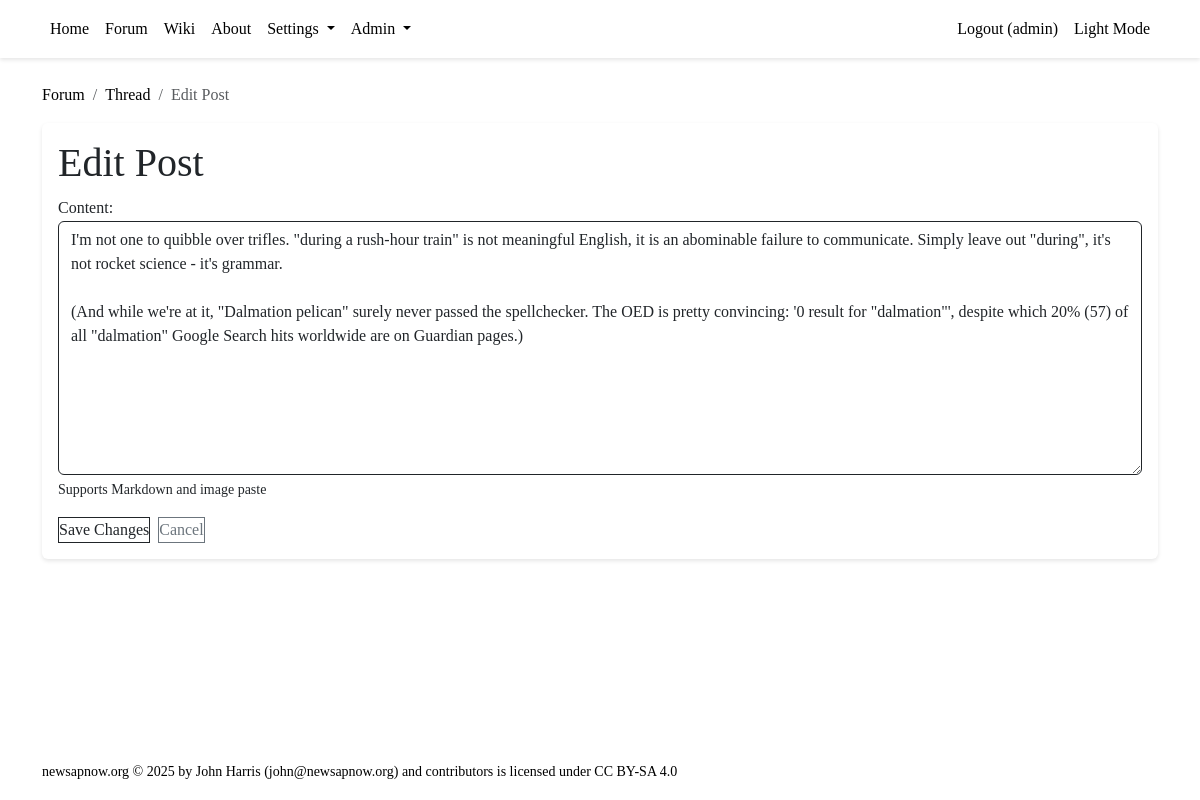
Page /forum/post/1/edit (signed in) on the earlier database version.
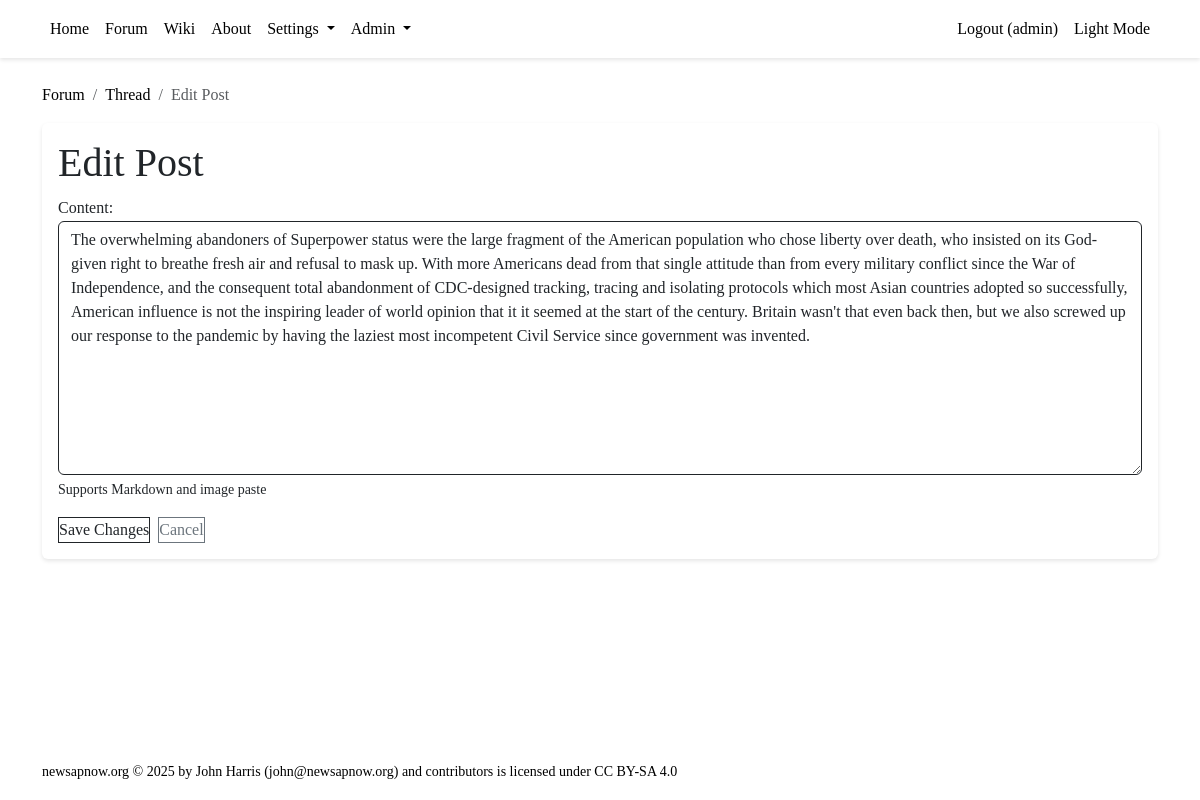
Same page on the later database version.
### tables this page shows
CREATE TABLE posts (
        id INTEGER PRIMARY KEY AUTOINCREMENT,
        thread_id INTEGER NOT NULL,
        created_by INTEGER NOT NULL,
        content TEXT NOT NULL,
        created_at TIMESTAMP DEFAULT CURRENT_TIMESTAMP,
        updated_at TIMESTAMP DEFAULT CURRENT_TIMESTAMP,
        last_seen_at TIMESTAMP DEFAULT CURRENT_TIMESTAMP,
        FOREIGN KEY (thread_id) REFERENCES threads(id) ON DELETE CASCADE,
        FOREIGN KEY (created_by) REFERENCES users(id)
    );

### backend/forum.py (the view, shortened to what this page needs)
@forum_blueprint.route("/post/<int:post_id>/edit", methods=["GET", "POST"])
@rate_limit()
def edit_post(post_id: int):
    if not session.get('user_id'):
        return redirect(url_for('auth.login'))
    with get_db() as conn:
        cursor = conn.cursor()
        cursor.execute("""
            SELECT p.*, t.id as thread_id
            FROM posts p
            JOIN threads t ON p.thread_id = t.id
            WHERE p.id = ?
        """, (post_id,))
        post = cursor.fetchone()
        if not post or post['created_by'] != session['user_id']:
            abort(403)
        return render_template('forum/edit_post.html', post=post)

### backend/auth.py (called while the page is built)
def rate_limit(max_requests: int = Config.MAX_REQUESTS_PER_WINDOW,
               window: int = Config.RATE_LIMIT_WINDOW):
    def decorator(f):
        @wraps(f)
        def wrapped(*args, **kwargs):
            now = time.time()
            ip = request.remote_addr
            if ip not in _rate_limits:
                _rate_limits[ip] = []
            _rate_limits[ip] = [t for t in _rate_limits[ip] if now - t < window]
            if len(_rate_limits[ip]) >= max_requests:
                return "Rate limit exceeded", 429
            _rate_limits[ip].append(now)
            return f(*args, **kwargs)
        return wrapped
    return decorator

### backend/database.py (called while the page is built)
@contextmanager
def get_db() -> Generator[sqlite3.Connection, None, None]:
    conn = sqlite3.connect(Config.SQLITE_DB_PATH)
    conn.row_factory = sqlite3.Row
    try:
        yield conn
    finally:
        conn.commit()
        conn.close()

### frontend/templates/forum/edit_post.html (shortened to what this page needs)
{% extends "base.html" %}
{% block content %}
    <nav aria-label="breadcrumb">
        <ol class="breadcrumb">
            <li class="breadcrumb-item"><a href="{{ url_for('forum.view_threads') }}">Forum</a></li>
            <li class="breadcrumb-item">
                <a href="{{ url_for('forum.view_thread', thread_id=post.thread_id) }}">Thread</a>
            </li>
            <li class="breadcrumb-item active">Edit Post</li>
        </ol>
    </nav>
    <div class="card">
        <div class="card-body">
            <h1 class="card-title">Edit Post</h1>
            <form method="POST">
                <div class="form-group mb-3">
                    <label for="content">Content:</label>
                    <textarea id="content" name="content"
                             class="form-control post-editor"
                             rows="10" required>{{ post.content|safe }}</textarea>
                    <div class="form-text text-muted">
                        Supports Markdown and image paste
                    </div>
                </div>
                <div class="d-flex gap-2">
                    <button type="submit" class="btn btn-primary">Save Changes</button>
                    <a href="{{ url_for('forum.view_thread', thread_id=post.thread_id) }}"
                       class="btn btn-outline-secondary">Cancel</a>
                </div>
            </form>
        </div>
    </div>
{% endblock %}

### frontend/templates/base.html (shortened to what this page needs)
<!DOCTYPE html>
<html lang="en">
<head>
    <link rel="stylesheet" href="{{ url_for('static', filename='bootstrap/css/bootstrap.min.css') }}">
    <link rel="stylesheet" href="{{ url_for('static', filename='styles.css') }}">
</head>
<body>
<nav class="navbar navbar-expand-lg navbar-dark bg-dark">
    <div class="container">
        <div class="collapse navbar-collapse" id="navbarNav">
            <ul class="navbar-nav">
                <li class="nav-item"><a class="nav-link" href="/">Home</a></li>
                <li class="nav-item"><a class="nav-link" href="/forum">Forum</a></li>
                <li class="nav-item"><a class="nav-link" href="/wiki">Wiki</a></li>
                <li class="nav-item"><a class="nav-link" href="/about">About</a></li>
                {% if session.get('user_id') %}
                <li class="nav-item dropdown">
                    <a class="nav-link dropdown-toggle" href="#" id="userDropdown" role="button" data-bs-toggle="dropdown" aria-expanded="false">
                        Settings
                    </a>
                </li>
                {% endif %}
                {% if session.get('user_id') == 1 %}
                <li class="nav-item dropdown">
                    <a class="nav-link dropdown-toggle" href="#" id="adminDropdown" role="button" data-bs-toggle="dropdown" aria-expanded="false">
                        Admin
                    </a>
                </li>
                {% endif %}
            </ul>
            <ul class="navbar-nav ms-auto">
                {% if session.get('user') %}
                    <li class="nav-item">
                        <a class="nav-link" href="/auth/logout">Logout ({{ session['user'] }})</a>
                    </li>
                {% else %}
                    <li class="nav-item"><a class="nav-link" href="/auth/login">Login</a></li>
                    <li class="nav-item"><a class="nav-link" href="/auth/register">Register</a></li>
                {% endif %}
                <li class="nav-item">
                    <a class="nav-link" href="#" id="theme-toggle" aria-label="Toggle dark/light mode">
                        <span id="theme-text">Light Mode</span>
                    </a>
                </li>
            </ul>
        </div>
    </div>
</nav>
    <main class="container mt-4">
        {% block content %}{% endblock %}
    </main>
    <footer class="site-footer">
        <div class="container py-3">
            <small>
                newsapnow.org © 2025 by John Harris (<a href="mailto:john@newsapnow.org">john@newsapnow.org</a>) and contributors is licensed under <a href="https://creativecommons.org/licenses/by-sa/4.0/">CC BY-SA 4.0</a>
            </small>
        </div>
    </footer>
</body>
</html>

### frontend/static/styles.css (style rules this page uses)
body { font-family: var(--font-family-sans); line-height: 1.6; color: var(--standard-text); background-color: var(--page-bg); }
.navbar { box-shadow: 0 2px 4px rgba(0,0,0,0.1); background-color: var(--card-bg) !important; }
.navbar-dark .navbar-nav .nav-link { color: var(--standard-text); }
.card { border: none; background-color: var(--card-bg); box-shadow: 0 2px 4px rgba(0,0,0,0.1); }
.card-title { color: var(--prominent-text); }
.card-body { background-color: var(--card-bg); color: var(--standard-text); }
.post-editor { min-height: 200px; resize: vertical; background-color: var(--element-bg); color: var(--standard-text); border-color: var(--highlight-bg); }
html { height: 100%; position: relative; }
body { min-height: 100%; display: flex; flex-direction: column; }
main { flex: 1 0 auto; }
.site-footer { background-color: var(--page-bg); color: var(--subtle-text); width: 100%; margin-top: auto; }
.site-footer a { color: var(--highlight-text); }
.form-control { background-color: var(--element-bg); border-color: var(--highlight-bg); color: var(--standard-text); }
.form-text { color: var(--subtle-text); }
.btn { padding: var(--spacing-sm) var(--spacing-md); border-radius: var(--border-radius); transition: all 0.2s ease; }
.btn-primary { background-color: var(--highlight-bg); border-color: var(--highlight-bg); color: var(--highlight-text); }
a { color: var(--highlight-text); text-decoration: none; }
.text-muted { color: var(--subtle-text) !important; }

Differences in the rows shown:
changed posts: content "I'm not one to quibble over trifles. \"during a rush-hour train\" is not meaningful English, it is an abominable failure to communicate. Simply leave out \"during\", it's not rocket science - it's grammar. (And while we're at it, \"Dalmation pelican\" surely never passed the spellchecker. The OED is pretty convincing: '0 result for \"dalmation\"', despite which 20% (57) of all \"dalmation\" Google Search hits worldwide are on Guardian pages.)" → "The overwhelming abandoners of Superpower status were the large fragment of the American population who chose liberty over death, who insisted on its God-given right to breathe fresh air and refusal to mask up. With more Americans dead from that single attitude than from every military conflict since the War of Independence, and the consequent total abandonment of CDC-designed tracking, tracing and isolating protocols which most Asian countries adopted so successfully, American influence is not the inspiring leader of world opinion that it it seemed at the start of the century. Britain wasn't that even back then, but we also screwed up our response to the pandemic by having the laziest most…"
